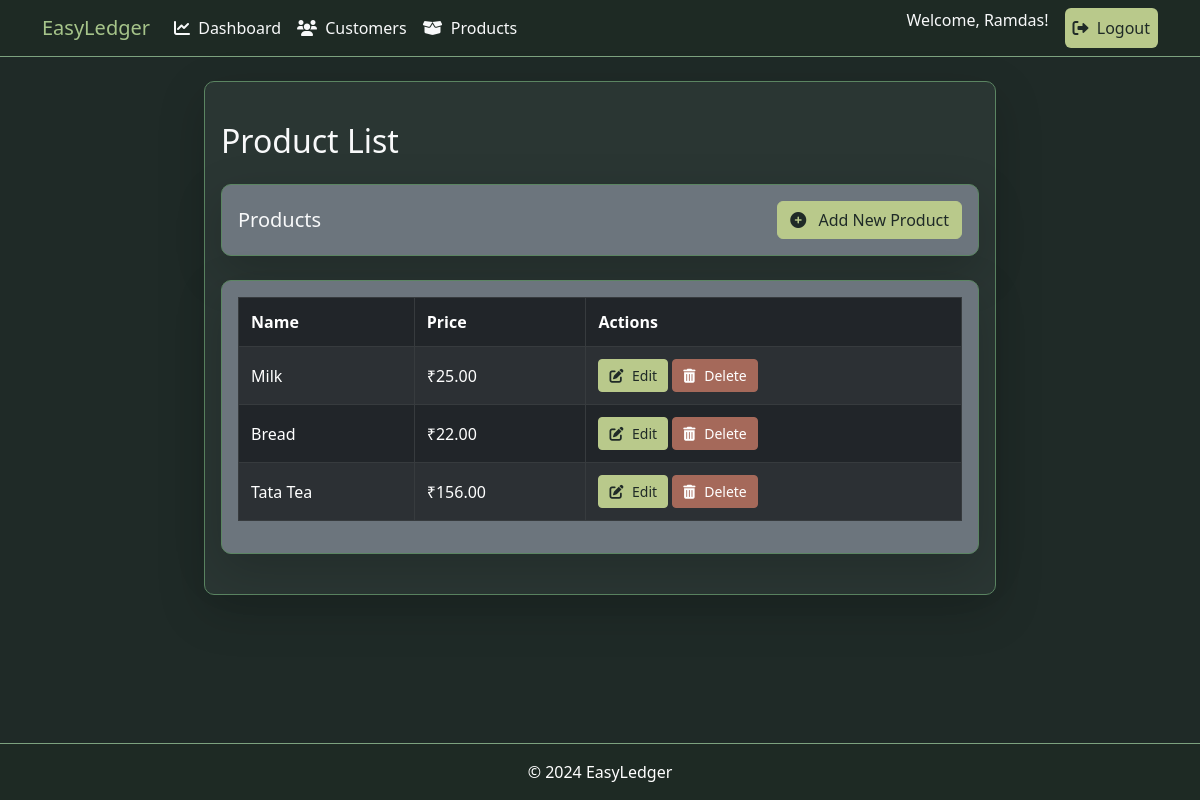
The page /app/products/ (signed in) on the database its author committed.
### app/models.py (models this page shows, shortened)
class Product(models.Model):
    name = models.CharField(max_length=100)
    price = models.DecimalField(max_digits=10, decimal_places=2)
    description = models.TextField(blank=True, null=True)
    shop_owner = models.ForeignKey(User, related_name='products', on_delete=models.CASCADE)

### app/views.py (the view)
# urls.py: path('products/', views.product_list, name='product_list'),
@login_required
def product_list(request):
    products = Product.objects.filter(shop_owner=request.user)  # Only show products for the logged-in user
    return render(request, 'app/product_list.html', {'products': products})

### app/templates/app/product_list.html
{% extends 'app/base.html' %}
{% block content %}
<div class="container-custom mt-4">
    <h2 class="mb-4 text-light">Product List</h2>
    <div class="card bg-secondary text-light mb-4 shadow-lg">
        <div class="card-body">
            <div class="d-flex justify-content-between align-items-center">
                <h5 class="card-title mb-0">Products</h5>
                <a href="{% url 'product_create' %}" class="btn btn-warning">
                    <i class="fas fa-plus-circle"></i> Add New Product
                </a>
            </div>
        </div>
    </div>
    {% if products %}
        <div class="card bg-secondary text-light shadow-lg mb-4">
            <div class="card-body">
                <div class="table-responsive">
                    <table class="table table-bordered table-striped table-dark">
                        <thead>
                            <tr>
                                <th>Name</th>
                                <th>Price</th>
                                <th>Actions</th>
                            </tr>
                        </thead>
                        <tbody>
                            {% for product in products %}
                                <tr>
                                    <td>{{ product.name }}</td>
                                    <td>₹{{ product.price }}</td>
                                    <td>
                                        <a href="{% url 'product_update' product.id %}" class="btn btn-warning btn-sm">
                                            <i class="fas fa-edit"></i> Edit
                                        </a>
                                        <a href="{% url 'product_delete' product.id %}" class="btn btn-danger btn-sm">
                                            <i class="fas fa-trash-alt"></i> Delete
                                        </a>
                                    </td>
                                </tr>
                            {% endfor %}
                        </tbody>
                    </table>
                </div>
            </div>
        </div>
    {% else %}
        <div class="alert alert-info">No products available.</div>
    {% endif %}
</div>
{% endblock %}

### app/templates/app/base.html (shortened to what this page needs)
<!DOCTYPE html>
<html lang="en">
<head>
    <link href="https://cdn.jsdelivr.net/npm/bootstrap@5.3.0-alpha1/dist/css/bootstrap.min.css" rel="stylesheet">
    <link rel="stylesheet" href="https://cdnjs.cloudflare.com/ajax/libs/font-awesome/6.0.0-beta3/css/all.min.css">
</head>
<body>
    <nav class="navbar navbar-expand-lg navbar-dark">
        <div class="container">
            <a class="navbar-brand" href="{% url 'dashboard' %}">EasyLedger</a>
            <div class="collapse navbar-collapse" id="navbarNav">
                <ul class="navbar-nav me-auto">
                    <li class="nav-item">
                        <a class="nav-link text-light" href="{% url 'dashboard' %}"><i class="fas fa-chart-line me-1"></i> Dashboard</a>
                    </li>
                    <li class="nav-item">
                        <a class="nav-link text-light" href="{% url 'customer_list' %}"><i class="fas fa-users me-1"></i> Customers</a>
                    </li>
                    <li class="nav-item">
                        <a class="nav-link text-light" href="{% url 'product_list' %}"><i class="fas fa-box-open me-1"></i> Products</a>
                    </li>
                </ul>
                <ul class="navbar-nav ms-auto">
                    {% if user.is_authenticated %}
                    <li class="nav-item">
                        <span class="navbar-text text-light me-3">
                            Welcome, {{ user.username }}!
                        </span>
                    </li>
                    <li class="nav-item">
                        <form method="POST" action="{% url 'logout' %}">
                            <button type="submit" class="nav-link btn btn-warning">
                                <i class="fas fa-sign-out-alt me-1"></i> Logout
                            </button>
                        </form>
                    </li>
                    {% else %}
                    <li class="nav-item">
                        <a class="nav-link text-light" href="{% url 'login' %}"><i class="fas fa-sign-in-alt me-1"></i> Login</a>
                    </li>
                    {% endif %}
                </ul>
            </div>
        </div>
    </nav>
    <div class="jumbo-container mt-4">
        <div class="row">
            <div class="col-md-8 mx-auto">
                <div class="card shadow-lg mb-4">
                    <div class="card-body">
                        {% block content %}
                        {% endblock %}
                    </div>
                </div>
            </div>
        </div>
    </div>
    <footer class="footer text-center py-3 text-white fixed-bottom">
        <span>&copy; 2024 EasyLedger</span>
    </footer>
</body>
</html>

### app/templates/app/base.html (style rules this page uses)
body { background-color: #1f2a27; color: #d1d5d2; overflow: hidden; }
.navbar { background-color: #1e2a24; border-bottom: 1px solid #7da27f; }
.navbar-brand { color: #a6c48a !important; }
.card { background-color: #2a3633; border: 1px solid #5b8562; border-radius: 10px; }
.footer { background-color: #1e2a24; border-top: 1px solid #7da27f; }
.container-custom { max-width: 1200px; }
.table { border-collapse: collapse; width: 100%; }
.table th, .table td { padding: 12px; text-align: left; vertical-align: middle; }
.table thead { background-color: #23302c; color: #9ab98d; }
.btn-warning { background-color: #b9c98b; border-color: #b9c98b; color: #1f2a27; }
.btn-danger { background-color: #a5695a; border-color: #a5695a; }
.btn-sm { padding: 5px 10px; }
.table-responsive { max-height: 400px; overflow-y: auto; }
.btn-warning i.fas.fa-plus-circle { margin-right: 8px; }
i.fas { margin-right: 5px; }

### rows shown on the page
Product: name "Milk", price "25.00"
Product: name "Bread", price "22.00"
Product: name "Tata Tea", price "156.00"

### other values the page prints
{{ user.username }} "Ramdas"
